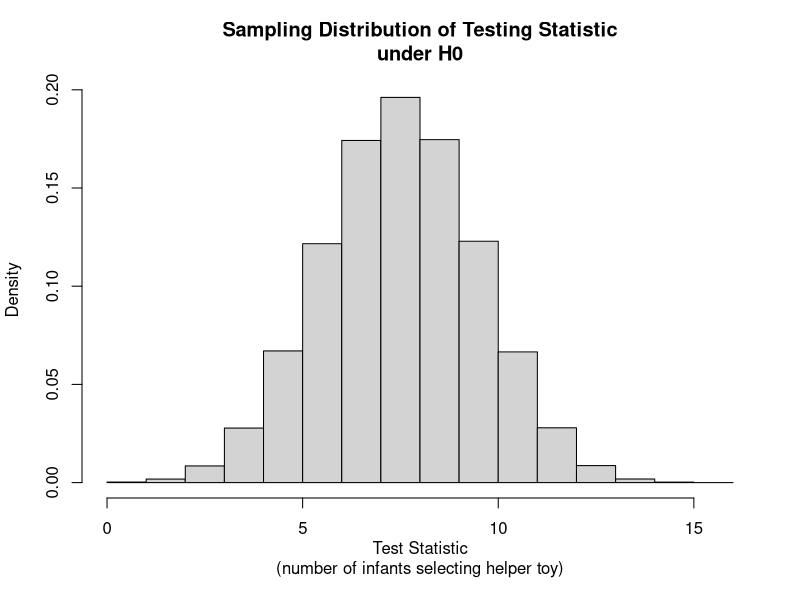

Write R code to recreate this figure.
## ---- chunk 1
nexperiments <- 1e6 # 1 million experiments
ninfants <- 16 # number of total trials within an experiment
set.seed(2) # set a seed so that our results are replicable
samples <- rbinom(nexperiments, ninfants, prob = 0.5)
hist(samples, xlab = "Test Statistic\n(number of infants selecting helper toy)",
     main = "Sampling Distribution of Testing Statistic\nunder H0",
     probability = TRUE)
## ---- chunk 2
quantile(samples, probs = 0.95)
## ---- chunk 3
mean(samples >= 14)
## ---- chunk 4
binom.test(x = 14, n = 16, alternative = "greater")
## ---- chunk 5
binom.test(x = 14, n = 16)
## ---- chunk 6
binom.test(x = 14, n = 16, p = 0.6, alternative = "greater")
